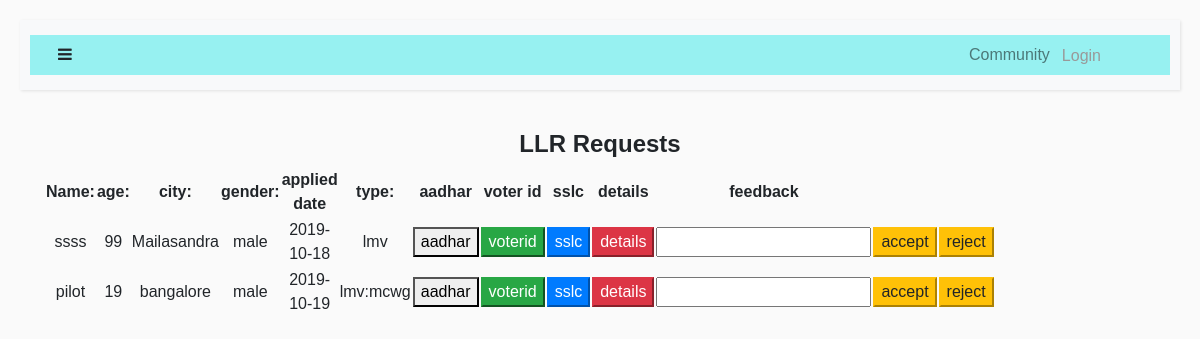
Before: /adminllr with the older database file.
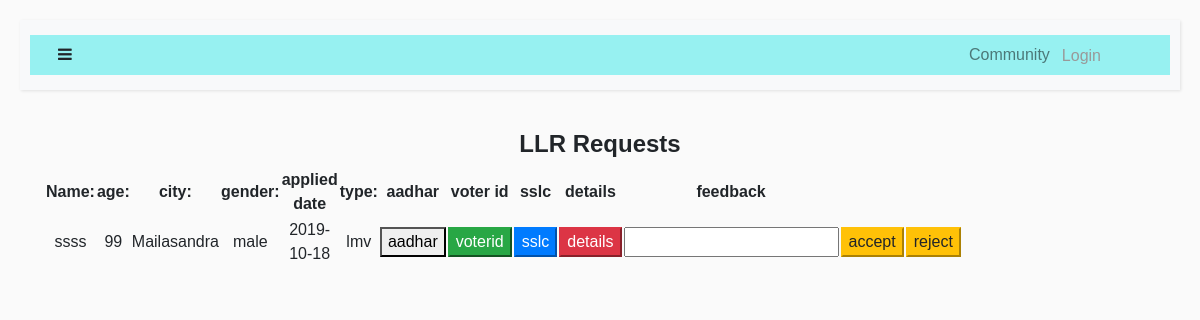
After: the same page with the newer database file.
### tables this page shows
CREATE TABLE "llr" (
	`id`	INTEGER NOT NULL PRIMARY KEY AUTOINCREMENT,
	`firstname`	TEXT,
	`lastname`	TEXT,
	`fathername`	TEXT,
	`email`	TEXT,
	`address`	TEXT,
	`pincode`	INTEGER,
	`city`	TEXT,
	`district`	TEXT,
	`state`	TEXT,
	`country`	TEXT,
	`dob`	TEXT,
	`age`	INTEGER,
	`gender`	TEXT,
	`phone`	INTEGER,
	`bloodgroup`	TEXT,
	`currentdate`	TEXT,
	`expirydate`	TEXT,
	`status`	TEXT,
	`type`	TEXT,
	`rto`	TEXT,
	`feedback`	TEXT
);

### login.py (the view)
@app.route('/adminllr',methods=['GET','POST'])
def adminllr():
    with sqlite3.connect('r.db') as con:
            cur=con.cursor()
            try:
                if(cur.execute("SELECT firstname,email,age,city,gender,currentdate,type FROM llr WHERE status=?",("pending",))):
                    data=cur.fetchall()
                    return render_template('adminllr.html',data=data)
                else:
                    flash("no user requests","warning")
                    return render_template('empdashboard.html')
            except:
                flash("no user requests","warning")
                return render_template('empdashboard.html')

### templates/adminllr.html
{% extends "layout.html" %}
{% block body %}
<center><h4><b>LLR Requests</b></h4></center>
{%if data%}
<div class="container">
    <div class="row">
<div class="col-md-8">
    <table>
        <tr>
            <th>Name:</th>
            <th>age:</th>
            <th>city:</th>
            <th>gender:</th>
            <th>applied date</th>
            <th>type:</th>
            <th>aadhar</th>
            <th>voter id</th>
            <th>sslc</th>
            <th>details</th>
            <th>feedback</th>
        </tr>
        {% for row in data %}
        <form method=post  action="/edit/{{ row[1] }}">
        <tr>
            <td>{{row[0]}}</td>
            <td>{{row[2]}}</td>
            <td>{{row[3]}}</td>
            <td>{{row[4]}}</td>
            <td>{{row[5]}}</td>
            <td>{{row[6]}}</td>
            <td><a href="/aadhar/{{ row[1] }}"><button type="button" class="btn-default">aadhar</button></a></td>
            <td><a href="/voterid/{{ row[1] }}"><button type="button" class="btn-success">voterid</button></a></td>
            <td><a href="/sslc/{{ row[1] }}"><button type="button" class="btn-primary">sslc</button></a></td>
            <td><a href="/details/{{ row[1] }}"><button type="button" class="btn-danger">details</button></a></td>
            <td><input type="text" name="feedback"></td>
            <td><input type="submit" name="action" class="btn-warning" value="accept"></td>
            <td><input type="submit" name="action" class="btn-warning" value="reject"></td>
        </tr>
    </form>
{% endfor %}
    </table>
</div>
</div>
{%else%}
<center>
    <br><br>
    <p> No requests for LLR</p>
</center>
        {%endif%}
{% endblock%}

### templates/layout.html (shortened to what this page needs)
<!doctype html>
<html lang="en">
<head>
  <link rel="stylesheet" href="{{ url_for('static',filename='styles/myform.css')}}" type="text/css">
  <link rel="stylesheet" href="https://stackpath.bootstrapcdn.com/bootstrap/4.3.1/css/bootstrap.min.css">
  <link rel="stylesheet" href="https://cdnjs.cloudflare.com/ajax/libs/malihu-custom-scrollbar-plugin/3.1.5/jquery.mCustomScrollbar.min.css">
  <link rel="stylesheet" href="https://stackpath.bootstrapcdn.com/bootstrap/4.3.1/css/bootstrap.min.css">
  <link href="https://stackpath.bootstrapcdn.com/bootstrap/4.3.1/css/bootstrap.min.css" rel="stylesheet">
  <link rel="stylesheet" href="https://stackpath.bootstrapcdn.com/font-awesome/4.7.0/css/font-awesome.min.css">
</head>
  <body class="text-center">
    {% include 'navbar.html' %}
    {% block body %}
    {% endblock %}
    </body>
    </html>

### templates/navbar.html (shortened to what this page needs)
<div class="wrapper">
  <div id="content">
      <nav class="navbar navbar-expand-lg navbar-light bg-light">
          <div class="container-fluid">
              <button type="button" id="sidebarCollapse" class="btn text-sidebar bg-turbo-yellow" color="black">
                  <i class="fa fa-bars"></i>
              </button>
              <div class="collapse navbar-collapse" id="navbarSupportedContent" >
                  <ul class="nav navbar-nav ml-auto">
                      <li class="nav-item">
                          <a class="nav-link" href="#">Community</a>
                      </li>
                      <div class="dropdown">
                           {% if session.get("email", None) == None %}
                        <button class="dropbtn">Login</button>
                                {% endif %}
                      </div>
                  </ul>
              </div>
          </div>
      </nav>

### templates/navbar.html (style rules this page uses)
.bg-turbo-yellow { background-color: $turbo-yellow; }
body { font-family: 'Poppins', sans-serif; background: #fafafa; }
a, a:hover, a:focus { color: inherit; text-decoration: none; transition: all 0.3s; }
.container-fluid { background: rgb(151, 241, 241); }
.navbar { padding: 15px 10px; background: rgb(136, 120, 120); border: none; border-radius: 0; margin-bottom: 40px; box-shadow: 1px 1px 3px rgba(0, 0, 0, 0.1); }
.text-sidebar { color: $text-sidebar; }
.wrapper { display: flex; width: 100%; align-items: stretch; }
#content { width: 100%; padding: 20px; min-height: 100vh; transition: all 0.3s; }
.dropbtn { background-color: rgb(151, 241, 241); color: #999; padding: 4px; font-size: 16px; border: none; }
.dropdown { position: relative; display: inline-block; margin-right: 50px; padding-top: 5px; }

Changed rows visible on the page:
removed llr: firstname "pilot", age "19", city "bangalore", gender "male", currentdate "2019-10-19", type "lmv:mcwg"
